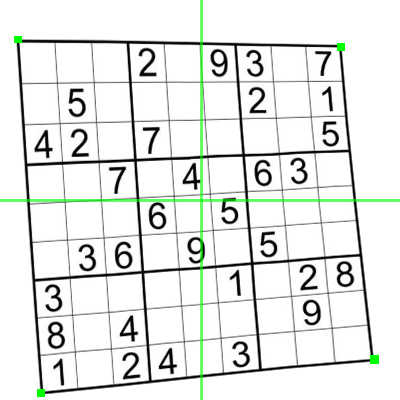
#> input picture OpenCV图像处理/6.png, 400 x 400 px
$ python 3-Geometric_transformation_5.py
#> lines starting #> are read from the running program, lines starting #| are printed output that depends on the picture
import cv2
import numpy as np
from matplotlib import pyplot as plt

img=cv2.imread('6.png')
#> img is the input picture: shape (400, 400, 3); mean B, G, R 229, 231.7, 229
rows,cols,ch=img.shape
#> rows = 400; cols = 400; ch = 3

pts1 = np.float32([[15,38],[342,44],[40,394],[374,361]])
pts2 = np.float32([[0,0],[300,0],[0,300],[300,300]])
M=cv2.getPerspectiveTransform(pts1,pts2)
dst=cv2.warpPerspective(img,M,(300,300))
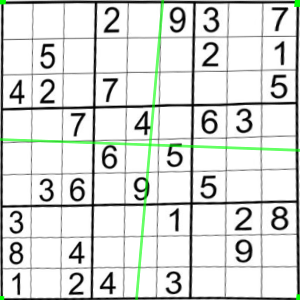
#> dst: shape (300, 300, 3); mean B, G, R 218.7, 221.8, 218.7

plt.subplot(121),plt.imshow(img),plt.title('Input')
plt.subplot(122),plt.imshow(dst),plt.title('Output')
plt.show()
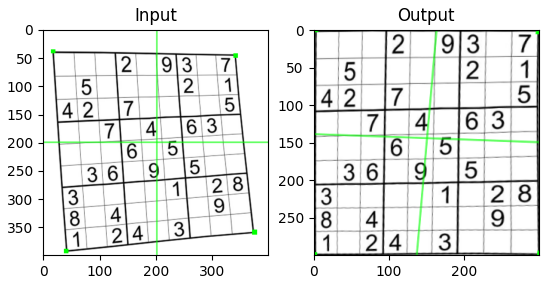
#> figure drawn by matplotlib, 2 panels

$ run again, with OpenCV图像处理/2.png copied over OpenCV图像处理/6.png
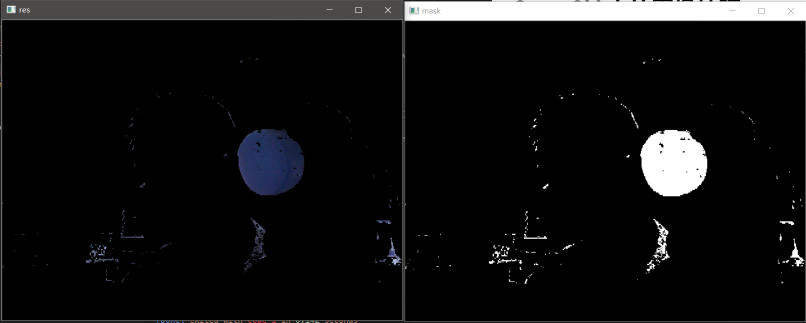
#> input picture OpenCV图像处理/2.png, 1612 x 645 px (shown at 1/2 size)
#> img is the input picture: shape (645, 1612, 3); mean B, G, R 16.8, 16.3, 16.2
#> `dst=cv2.warpPerspective(img,M,(300,300))`:
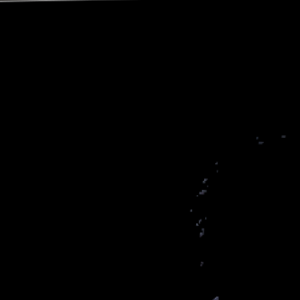
#> dst: shape (300, 300, 3); mean B, G, R 0.3, 0.2, 0.2
#> `plt.show()`:
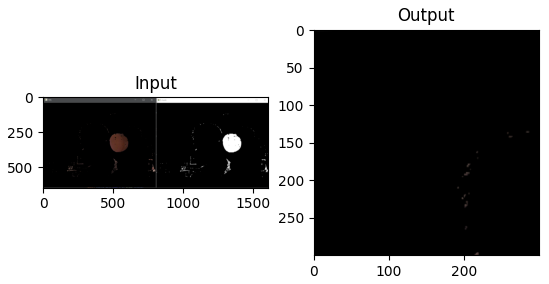
#> figure drawn by matplotlib, 2 panels; B, G, R data is drawn as R, G, B

$ run again, with OpenCV图像处理/4.png copied over OpenCV图像处理/6.png
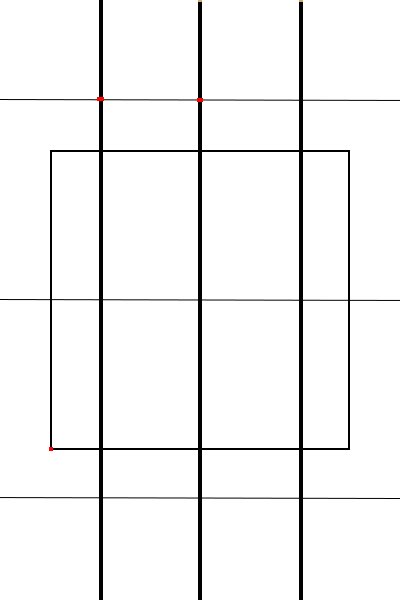
#> input picture OpenCV图像处理/4.png, 400 x 600 px
#> img is the input picture: shape (600, 400, 3); mean B, G, R 243.6, 243.6, 243.7
#> `dst=cv2.warpPerspective(img,M,(300,300))`:
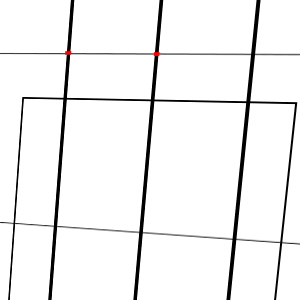
#> dst: shape (300, 300, 3); mean B, G, R 240.8, 240.8, 240.9
#> `plt.show()`:
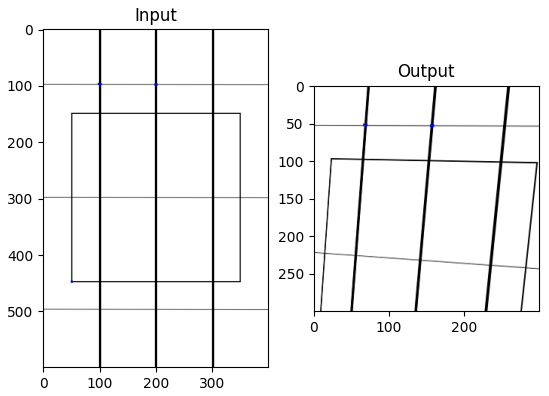
#> figure drawn by matplotlib, 2 panels; B, G, R data is drawn as R, G, B

$ run again, with OpenCV图像处理/5.png copied over OpenCV图像处理/6.png
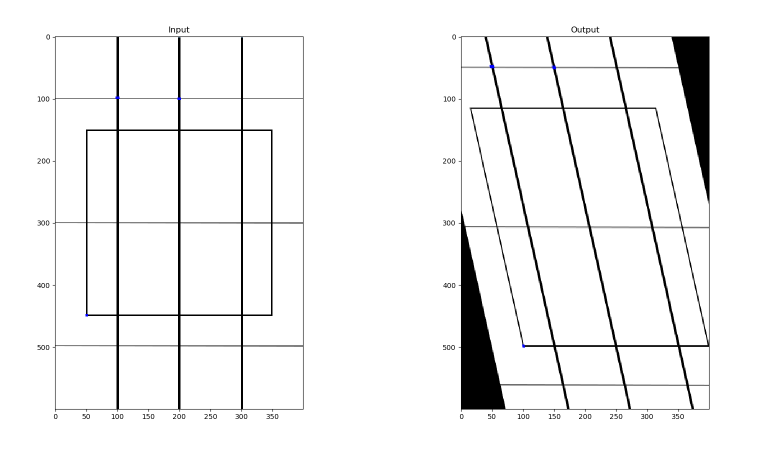
#> input picture OpenCV图像处理/5.png, 1532 x 919 px (shown at 1/2 size)
#> img is the input picture: shape (919, 1532, 3); mean B, G, R 241.9, 241.9, 241.9
#> `dst=cv2.warpPerspective(img,M,(300,300))`:
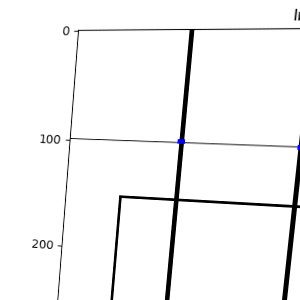
#> dst: shape (300, 300, 3); mean B, G, R 245, 244.8, 244.8
#> `plt.show()`:
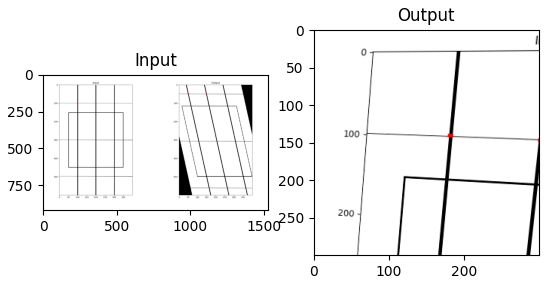
#> figure drawn by matplotlib, 2 panels; B, G, R data is drawn as R, G, B
